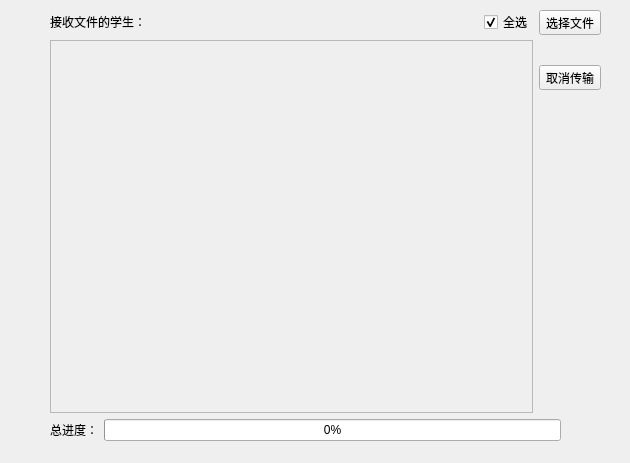
<?xml version="1.0" encoding="UTF-8"?>
<ui version="4.0">
 <class>TransferFile</class>
 <widget class="QWidget" name="TransferFile">
  <property name="geometry">
   <rect>
    <x>0</x>
    <y>0</y>
    <width>630</width>
    <height>463</height>
   </rect>
  </property>
  <property name="windowTitle">
   <string>文件传输</string>
  </property>
  <widget class="QWidget" name="layoutWidget">
   <property name="geometry">
    <rect>
     <x>50</x>
     <y>10</y>
     <width>551</width>
     <height>431</height>
    </rect>
   </property>
   <layout class="QVBoxLayout" name="verticalLayout_5">
    <item>
     <layout class="QHBoxLayout" name="horizontalLayout_5">
      <item>
       <layout class="QHBoxLayout" name="horizontalLayout_4">
        <item>
         <layout class="QVBoxLayout" name="verticalLayout_3">
          <item>
           <layout class="QHBoxLayout" name="horizontalLayout_3">
            <item>
             <widget class="QLabel" name="label">
              <property name="text">
               <string>接收文件的学生：</string>
              </property>
             </widget>
            </item>
            <item>
             <spacer name="horizontalSpacer">
              <property name="orientation">
               <enum>Qt::Horizontal</enum>
              </property>
              <property name="sizeHint" stdset="0">
               <size>
                <width>40</width>
                <height>20</height>
               </size>
              </property>
             </spacer>
            </item>
            <item>
             <widget class="QSplitter" name="splitter_selectAllStu">
              <property name="sizePolicy">
               <sizepolicy hsizetype="Fixed" vsizetype="Fixed">
                <horstretch>0</horstretch>
                <verstretch>0</verstretch>
               </sizepolicy>
              </property>
              <property name="orientation">
               <enum>Qt::Vertical</enum>
              </property>
              <widget class="QCheckBox" name="checkBox_selectAllStu">
               <property name="sizePolicy">
                <sizepolicy hsizetype="Fixed" vsizetype="Fixed">
                 <horstretch>0</horstretch>
                 <verstretch>0</verstretch>
                </sizepolicy>
               </property>
               <property name="text">
                <string>全选</string>
               </property>
               <property name="iconSize">
                <size>
                 <width>60</width>
                 <height>60</height>
                </size>
               </property>
               <property name="checked">
                <bool>true</bool>
               </property>
              </widget>
             </widget>
            </item>
           </layout>
          </item>
          <item>
           <widget class="QScrollArea" name="scrollArea">
            <property name="widgetResizable">
             <bool>true</bool>
            </property>
            <widget class="QWidget" name="scrollAreaWidgetContents">
             <property name="geometry">
              <rect>
               <x>0</x>
               <y>0</y>
               <width>466</width>
               <height>365</height>
              </rect>
             </property>
             <widget class="QWidget" name="verticalLayoutWidget">
              <property name="geometry">
               <rect>
                <x>40</x>
                <y>30</y>
                <width>71</width>
                <height>61</height>
               </rect>
              </property>
              <layout class="QVBoxLayout" name="verticalLayout_2">
               <property name="spacing">
                <number>6</number>
               </property>
              </layout>
             </widget>
            </widget>
           </widget>
          </item>
         </layout>
        </item>
        <item>
         <layout class="QVBoxLayout" name="verticalLayout_4">
          <property name="spacing">
           <number>30</number>
          </property>
          <item>
           <widget class="QToolButton" name="toolButton_selectFile">
            <property name="sizePolicy">
             <sizepolicy hsizetype="Fixed" vsizetype="Fixed">
              <horstretch>0</horstretch>
              <verstretch>0</verstretch>
             </sizepolicy>
            </property>
            <property name="text">
             <string>选择文件</string>
            </property>
            <property name="icon">
             <iconset resource="resource.qrc">
              <normaloff>:/resource/img/resource/img/openFile.png</normaloff>:/resource/img/resource/img/openFile.png</iconset>
            </property>
            <property name="iconSize">
             <size>
              <width>60</width>
              <height>60</height>
             </size>
            </property>
            <property name="toolButtonStyle">
             <enum>Qt::ToolButtonTextUnderIcon</enum>
            </property>
           </widget>
          </item>
          <item>
           <widget class="QToolButton" name="toolButton_stop">
            <property name="sizePolicy">
             <sizepolicy hsizetype="Fixed" vsizetype="Fixed">
              <horstretch>0</horstretch>
              <verstretch>0</verstretch>
             </sizepolicy>
            </property>
            <property name="text">
             <string>取消传输</string>
            </property>
            <property name="icon">
             <iconset resource="resource.qrc">
              <normaloff>:/resource/img/resource/img/stop.png</normaloff>:/resource/img/resource/img/stop.png</iconset>
            </property>
            <property name="iconSize">
             <size>
              <width>60</width>
              <height>60</height>
             </size>
            </property>
            <property name="toolButtonStyle">
             <enum>Qt::ToolButtonTextUnderIcon</enum>
            </property>
           </widget>
          </item>
          <item>
           <spacer name="verticalSpacer">
            <property name="orientation">
             <enum>Qt::Vertical</enum>
            </property>
            <property name="sizeHint" stdset="0">
             <size>
              <width>20</width>
              <height>40</height>
             </size>
            </property>
           </spacer>
          </item>
         </layout>
        </item>
       </layout>
      </item>
     </layout>
    </item>
    <item>
     <layout class="QHBoxLayout" name="horizontalLayout_2">
      <item>
       <widget class="QLabel" name="label_2">
        <property name="sizePolicy">
         <sizepolicy hsizetype="Fixed" vsizetype="Minimum">
          <horstretch>0</horstretch>
          <verstretch>0</verstretch>
         </sizepolicy>
        </property>
        <property name="text">
         <string>总进度：</string>
        </property>
       </widget>
      </item>
      <item>
       <widget class="QProgressBar" name="progressBar">
        <property name="sizePolicy">
         <sizepolicy hsizetype="Expanding" vsizetype="Fixed">
          <horstretch>0</horstretch>
          <verstretch>0</verstretch>
         </sizepolicy>
        </property>
        <property name="value">
         <number>0</number>
        </property>
       </widget>
      </item>
      <item>
       <spacer name="horizontalSpacer_2">
        <property name="orientation">
         <enum>Qt::Horizontal</enum>
        </property>
        <property name="sizeType">
         <enum>QSizePolicy::Preferred</enum>
        </property>
        <property name="sizeHint" stdset="0">
         <size>
          <width>40</width>
          <height>20</height>
         </size>
        </property>
       </spacer>
      </item>
     </layout>
    </item>
   </layout>
  </widget>
 </widget>
 <resources>
  <include location="resource.qrc"/>
 </resources>
 <connections/>
</ui>
